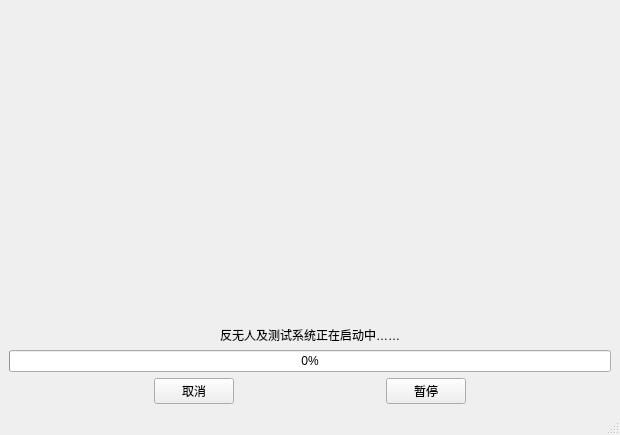
<?xml version="1.0" encoding="UTF-8"?>
<ui version="4.0">
 <class>LoadingScreen</class>
 <widget class="QMainWindow" name="LoadingScreen">
  <property name="geometry">
   <rect>
    <x>0</x>
    <y>0</y>
    <width>620</width>
    <height>435</height>
   </rect>
  </property>
  <property name="minimumSize">
   <size>
    <width>620</width>
    <height>0</height>
   </size>
  </property>
  <property name="windowTitle">
   <string>LoadingScreen</string>
  </property>
  <property name="unifiedTitleAndToolBarOnMac">
   <bool>false</bool>
  </property>
  <widget class="QWidget" name="centralwidget">
   <layout class="QHBoxLayout" name="horizontalLayout_2">
    <item>
     <layout class="QVBoxLayout" name="verticalLayout">
      <item>
       <layout class="QVBoxLayout" name="verticalLayout_2">
        <item>
         <widget class="QLabel" name="label">
          <property name="sizePolicy">
           <sizepolicy hsizetype="Preferred" vsizetype="Expanding">
            <horstretch>0</horstretch>
            <verstretch>0</verstretch>
           </sizepolicy>
          </property>
          <property name="styleSheet">
           <string notr="true">
border-image: url(:/loader/resource/background.jpg);</string>
          </property>
          <property name="text">
           <string>&lt;html&gt;&lt;head/&gt;&lt;body&gt;&lt;p&gt;&lt;br/&gt;&lt;/p&gt;&lt;/body&gt;&lt;/html&gt;</string>
          </property>
          <property name="textFormat">
           <enum>Qt::AutoText</enum>
          </property>
          <property name="alignment">
           <set>Qt::AlignCenter</set>
          </property>
         </widget>
        </item>
       </layout>
      </item>
      <item alignment="Qt::AlignHCenter">
       <widget class="QLabel" name="label_2">
        <property name="text">
         <string>反无人及测试系统正在启动中……</string>
        </property>
       </widget>
      </item>
      <item>
       <widget class="QProgressBar" name="loadProgressBar">
        <property name="sizePolicy">
         <sizepolicy hsizetype="Expanding" vsizetype="Fixed">
          <horstretch>0</horstretch>
          <verstretch>0</verstretch>
         </sizepolicy>
        </property>
        <property name="value">
         <number>0</number>
        </property>
       </widget>
      </item>
      <item>
       <layout class="QHBoxLayout" name="horizontalLayout">
        <item>
         <spacer name="horizontalSpacer_2">
          <property name="orientation">
           <enum>Qt::Horizontal</enum>
          </property>
          <property name="sizeHint" stdset="0">
           <size>
            <width>40</width>
            <height>20</height>
           </size>
          </property>
         </spacer>
        </item>
        <item>
         <widget class="QPushButton" name="cancelButton">
          <property name="text">
           <string>取消</string>
          </property>
         </widget>
        </item>
        <item>
         <spacer name="horizontalSpacer">
          <property name="orientation">
           <enum>Qt::Horizontal</enum>
          </property>
          <property name="sizeHint" stdset="0">
           <size>
            <width>40</width>
            <height>20</height>
           </size>
          </property>
         </spacer>
        </item>
        <item>
         <widget class="QPushButton" name="pauseButton">
          <property name="sizePolicy">
           <sizepolicy hsizetype="Minimum" vsizetype="Fixed">
            <horstretch>0</horstretch>
            <verstretch>0</verstretch>
           </sizepolicy>
          </property>
          <property name="text">
           <string>暂停</string>
          </property>
         </widget>
        </item>
        <item>
         <spacer name="horizontalSpacer_3">
          <property name="orientation">
           <enum>Qt::Horizontal</enum>
          </property>
          <property name="sizeHint" stdset="0">
           <size>
            <width>40</width>
            <height>20</height>
           </size>
          </property>
         </spacer>
        </item>
       </layout>
      </item>
     </layout>
    </item>
   </layout>
  </widget>
  <widget class="QStatusBar" name="statusbar"/>
 </widget>
 <resources>
  <include location="resource.qrc"/>
 </resources>
 <connections/>
</ui>
